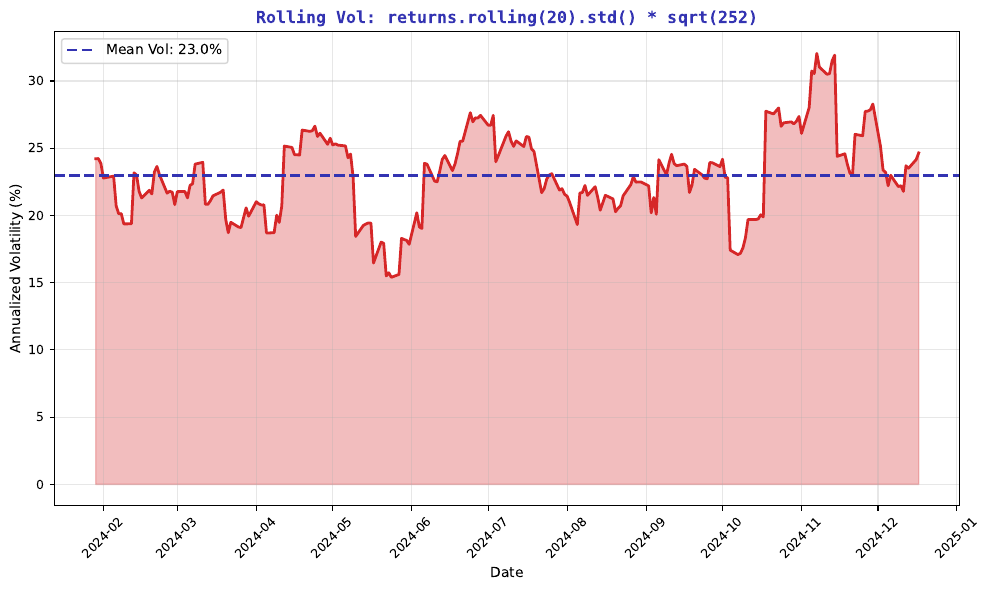

Recreate this plot in Python.
"""Rolling Volatility - Annualized standard deviation"""
import matplotlib.pyplot as plt
import numpy as np
import pandas as pd
from pathlib import Path

plt.rcParams.update({
    'font.size': 10, 'axes.labelsize': 10, 'axes.titlesize': 11,
    'xtick.labelsize': 9, 'ytick.labelsize': 9, 'legend.fontsize': 9,
    'figure.figsize': (10, 6), 'figure.dpi': 150
})

MLPURPLE = '#3333B2'
MLRED = '#D62728'

np.random.seed(42)
n = 252
dates = pd.date_range('2024-01-01', periods=n, freq='B')
prices = 100 * np.exp(np.cumsum(np.random.randn(n) * 0.015))
df = pd.DataFrame({'Price': prices}, index=dates)
returns = df['Price'].pct_change()

fig, ax = plt.subplots(figsize=(10, 6))

rolling_vol = returns.rolling(20).std() * np.sqrt(252) * 100

ax.fill_between(df.index, 0, rolling_vol, color=MLRED, alpha=0.3)
ax.plot(df.index, rolling_vol, color=MLRED, linewidth=2)
ax.axhline(rolling_vol.mean(), color=MLPURPLE, linestyle='--', linewidth=2,
           label=f'Mean Vol: {rolling_vol.mean():.1f}%')

ax.set_xlabel('Date', fontsize=10)
ax.set_ylabel('Annualized Volatility (%)', fontsize=10)
ax.set_title("Rolling Vol: returns.rolling(20).std() * sqrt(252)", fontsize=12,
             fontweight='bold', color=MLPURPLE, family='monospace')
ax.tick_params(axis='x', rotation=45)
ax.legend(fontsize=10)
ax.grid(alpha=0.3)

plt.tight_layout()
plt.savefig(Path(__file__).parent / 'chart.pdf', dpi=300, bbox_inches='tight')
plt.close()
